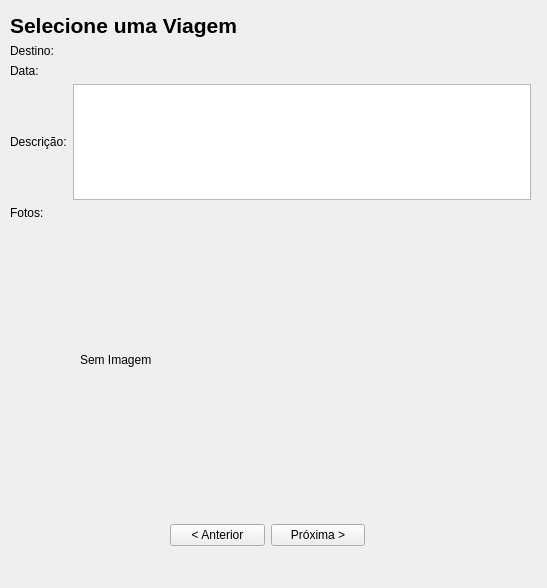
<?xml version="1.0" encoding="UTF-8"?>
<ui version="4.0">
 <class>DetalhesViagemWidget</class>
 <widget class="QWidget" name="DetalhesViagemWidget">
  <property name="geometry">
   <rect>
    <x>0</x>
    <y>0</y>
    <width>547</width>
    <height>588</height>
   </rect>
  </property>
  <property name="windowTitle">
   <string>Form</string>
  </property>
  <widget class="QWidget" name="detalhesWidget" native="true">
   <property name="geometry">
    <rect>
     <x>10</x>
     <y>10</y>
     <width>521</width>
     <height>551</height>
    </rect>
   </property>
   <widget class="QLabel" name="lblDetalheFotoDisplay">
    <property name="geometry">
     <rect>
      <x>70</x>
      <y>209</y>
      <width>421</width>
      <height>281</height>
     </rect>
    </property>
    <property name="minimumSize">
     <size>
      <width>0</width>
      <height>0</height>
     </size>
    </property>
    <property name="text">
     <string>Sem Imagem</string>
    </property>
    <property name="scaledContents">
     <bool>true</bool>
    </property>
   </widget>
   <widget class="QWidget" name="layoutWidget_3">
    <property name="geometry">
     <rect>
      <x>160</x>
      <y>510</y>
      <width>195</width>
      <height>31</height>
     </rect>
    </property>
    <layout class="QHBoxLayout" name="horizontalLayout_5">
     <item>
      <widget class="QPushButton" name="btnFotoAnterior">
       <property name="text">
        <string>&lt; Anterior</string>
       </property>
      </widget>
     </item>
     <item>
      <widget class="QPushButton" name="btnFotoProxima">
       <property name="text">
        <string>Próxima &gt;</string>
       </property>
      </widget>
     </item>
    </layout>
   </widget>
   <widget class="QWidget" name="layoutWidget_4">
    <property name="geometry">
     <rect>
      <x>0</x>
      <y>3</y>
      <width>521</width>
      <height>207</height>
     </rect>
    </property>
    <layout class="QVBoxLayout" name="verticalLayout_6">
     <item>
      <layout class="QVBoxLayout" name="verticalLayout_7">
       <item>
        <layout class="QVBoxLayout" name="verticalLayout_8">
         <item>
          <widget class="QLabel" name="lblDetalheNome">
           <property name="font">
            <font>
             <pointsize>16</pointsize>
             <bold>true</bold>
            </font>
           </property>
           <property name="text">
            <string>Selecione uma Viagem</string>
           </property>
          </widget>
         </item>
         <item>
          <widget class="QLabel" name="lblDetalheDestino">
           <property name="text">
            <string>Destino:</string>
           </property>
          </widget>
         </item>
         <item>
          <widget class="QLabel" name="lblDetalheData">
           <property name="text">
            <string>Data:</string>
           </property>
          </widget>
         </item>
        </layout>
       </item>
       <item>
        <layout class="QHBoxLayout" name="horizontalLayout_6">
         <item>
          <widget class="QLabel" name="lblDescricaoTitulo">
           <property name="text">
            <string>Descrição:</string>
           </property>
          </widget>
         </item>
         <item>
          <widget class="QTextBrowser" name="browserDetalheDescricao"/>
         </item>
        </layout>
       </item>
      </layout>
     </item>
     <item>
      <widget class="QLabel" name="lblFotosTitulo">
       <property name="text">
        <string>Fotos:</string>
       </property>
      </widget>
     </item>
    </layout>
   </widget>
  </widget>
 </widget>
 <resources/>
 <connections/>
</ui>
